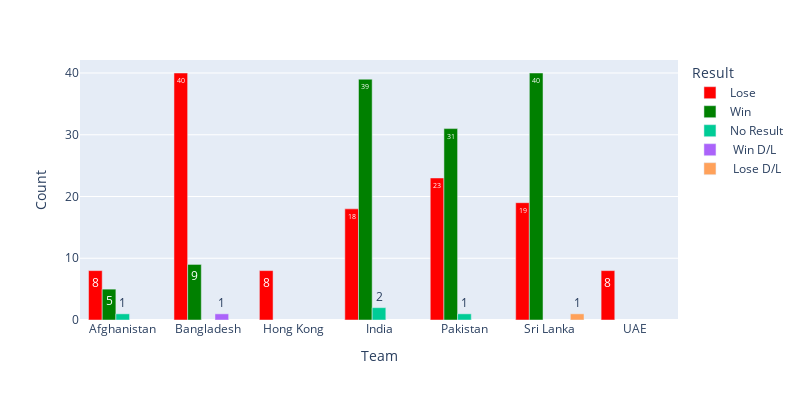

Notebook code cell kept with this figure:
### Code cell
#Graphical represenatation
fig=px.bar(df_group_match_win, x='Team',y='Count', color='Result', barmode='group',text_auto=True,color_discrete_map={'Win': 'green', 'Lose': 'red'})
fig.update_layout(width=800,height=400)
fig.show()

#con=> India and Srilanka sharing the 1st plave in winning & Bangladesh registered the most loses.

### Figure 1 — Plotly figure (JSON) as saved in the notebook; plotly's stock layout.template omitted (floating-point values rounded to 4 significant figures)
{"data": [{"alignmentgroup": "True", "hovertemplate": "Result=Lose<br>Team=%{x}<br>Count=%{y}<extra></extra>", "legendgroup": "Lose", "marker": {"color": "red", "pattern": {"shape": ""}}, "name": "Lose", "offsetgroup": "Lose", "orientation": "v", "showlegend": true, "textposition": "auto", "texttemplate": "%{y}", "type": "bar", "x": ["Afghanistan", "Bangladesh", "Hong Kong", "India", "Pakistan", "Sri Lanka", "UAE"], "xaxis": "x", "y": [8, 40, 8, 18, 23, 19, 8], "yaxis": "y"}, {"alignmentgroup": "True", "hovertemplate": "Result=Win<br>Team=%{x}<br>Count=%{y}<extra></extra>", "legendgroup": "Win", "marker": {"color": "green", "pattern": {"shape": ""}}, "name": "Win", "offsetgroup": "Win", "orientation": "v", "showlegend": true, "textposition": "auto", "texttemplate": "%{y}", "type": "bar", "x": ["Afghanistan", "Bangladesh", "India", "Pakistan", "Sri Lanka"], "xaxis": "x", "y": [5, 9, 39, 31, 40], "yaxis": "y"}, {"alignmentgroup": "True", "hovertemplate": "Result=No Result<br>Team=%{x}<br>Count=%{y}<extra></extra>", "legendgroup": "No Result", "marker": {"color": "#00cc96", "pattern": {"shape": ""}}, "name": "No Result", "offsetgroup": "No Result", "orientation": "v", "showlegend": true, "textposition": "auto", "texttemplate": "%{y}", "type": "bar", "x": ["Afghanistan", "India", "Pakistan"], "xaxis": "x", "y": [1, 2, 1], "yaxis": "y"}, {"alignmentgroup": "True", "hovertemplate": "Result= Win D/L<br>Team=%{x}<br>Count=%{y}<extra></extra>", "legendgroup": " Win D/L", "marker": {"color": "#ab63fa", "pattern": {"shape": ""}}, "name": " Win D/L", "offsetgroup": " Win D/L", "orientation": "v", "showlegend": true, "textposition": "auto", "texttemplate": "%{y}", "type": "bar", "x": ["Bangladesh"], "xaxis": "x", "y": [1], "yaxis": "y"}, {"alignmentgroup": "True", "hovertemplate": "Result= Lose D/L<br>Team=%{x}<br>Count=%{y}<extra></extra>", "legendgroup": " Lose D/L", "marker": {"color": "#FFA15A", "pattern": {"shape": ""}}, "name": " Lose D/L", "offsetgroup": " Lose D/L", "orientation": "v", "showlegend": true, "textposition": "auto", "texttemplate": "%{y}", "type": "bar", "x": ["Sri Lanka"], "xaxis": "x", "y": [1], "yaxis": "y"}], "layout": {"barmode": "group", "height": 400, "legend": {"title": {"text": "Result"}, "tracegroupgap": 0}, "margin": {"t": 60}, "width": 800, "xaxis": {"anchor": "y", "domain": [0, 1], "title": {"text": "Team"}}, "yaxis": {"anchor": "x", "domain": [0, 1], "title": {"text": "Count"}}}}
